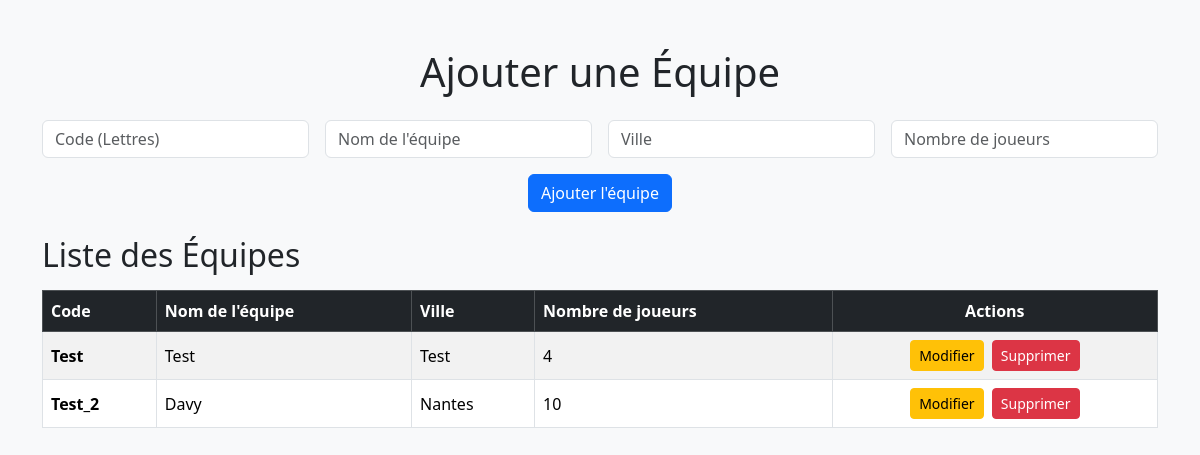
Before: /team with the older database file.
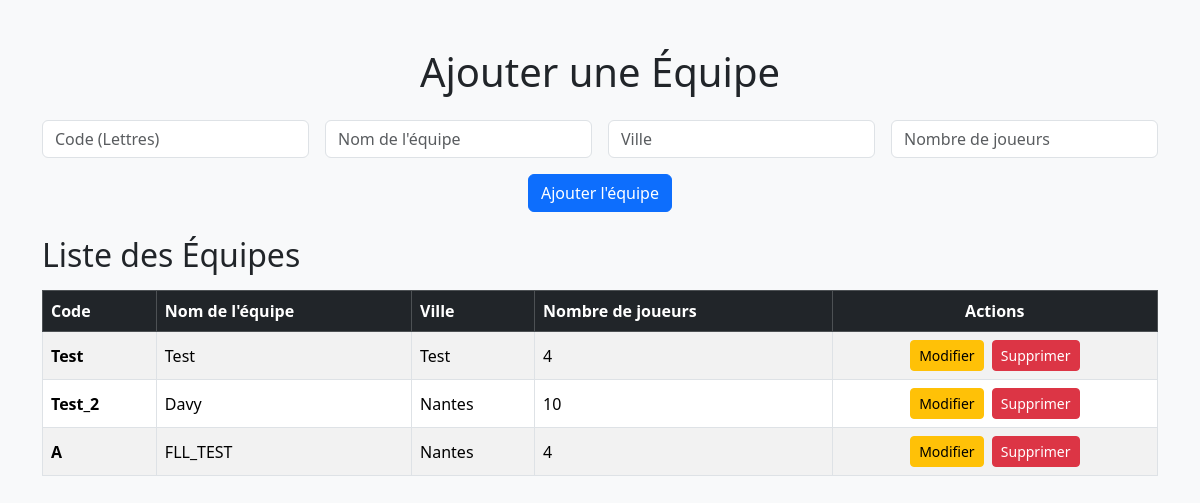
After: the same page with the newer database file.
### app.py (models this page shows, shortened)
class Equipe(db.Model):
    id = db.Column(db.Integer, primary_key=True)
    lettres = db.Column(db.String(10), nullable=False)
    nom = db.Column(db.String(100), nullable=False)
    ville = db.Column(db.String(100), nullable=False)
    nb_joueurs = db.Column(db.Integer, nullable=False)

### app.py (the view, shortened to what this page needs)
@app.route("/team", methods=["GET", "POST"])
def team():
    equipes = Equipe.query.all()
    return render_template("team.html", equipes=equipes)

### templates/team.html (shortened to what this page needs)
<!DOCTYPE html>
<html lang="fr">
<head>
    <link href="https://cdn.jsdelivr.net/npm/bootstrap@5.3.6/dist/css/bootstrap.min.css" rel="stylesheet" />
</head>
<body class="bg-light">
    <div class="container py-5">
        <h1 class="text-center mb-4">Ajouter une Équipe</h1>
        <form method="POST" action="/team" class="mb-4">
            <div class="row g-3">
                <div class="col-md-3">
                    <input type="text" name="lettres" class="form-control" placeholder="Code (Lettres)" required />
                </div>
                <div class="col-md-3">
                    <input type="text" name="nom" class="form-control" placeholder="Nom de l'équipe" required />
                </div>
                <div class="col-md-3">
                    <input type="text" name="ville" class="form-control" placeholder="Ville" required />
                </div>
                <div class="col-md-3">
                    <input type="number" name="nb_joueurs" class="form-control" placeholder="Nombre de joueurs" required min="1" />
                </div>
            </div>
            <div class="text-center mt-3">
                <button type="submit" class="btn btn-primary">Ajouter l'équipe</button>
            </div>
        </form>
        <h2 class="mb-3">Liste des Équipes</h2>
        {% if equipes %}
        <table class="table table-striped table-bordered align-middle">
            <thead class="table-dark">
                <tr>
                    <th>Code</th>
                    <th>Nom de l'équipe</th>
                    <th>Ville</th>
                    <th>Nombre de joueurs</th>
                    <th class="text-center">Actions</th>
                </tr>
            </thead>
            <tbody>
                {% for equipe in equipes %}
                <tr>
                    <td><strong>{{ equipe.lettres }}</strong></td>
                    <td>{{ equipe.nom }}</td>
                    <td>{{ equipe.ville }}</td>
                    <td>{{ equipe.nb_joueurs }}</td>
                    <td class="text-center" style="white-space: nowrap;">
                        <a href="{{ url_for('edit_team', id=equipe.id) }}" class="btn btn-sm btn-warning me-1">Modifier</a>
                        <a href="{{ url_for('delete_team', id=equipe.id) }}" class="btn btn-sm btn-danger"
                            onclick="return confirm('Supprimer cette équipe ?')">Supprimer</a>
                    </td>
                </tr>
                {% endfor %}
            </tbody>
        </table>
        {% else %}
        <p class="text-muted">Aucune équipe enregistrée.</p>
        {% endif %}
    </div>
</body>
</html>

Changed rows visible on the page:
added Equipe: lettres "A", nom "FLL_TEST", ville "Nantes", nb_joueurs "4"
